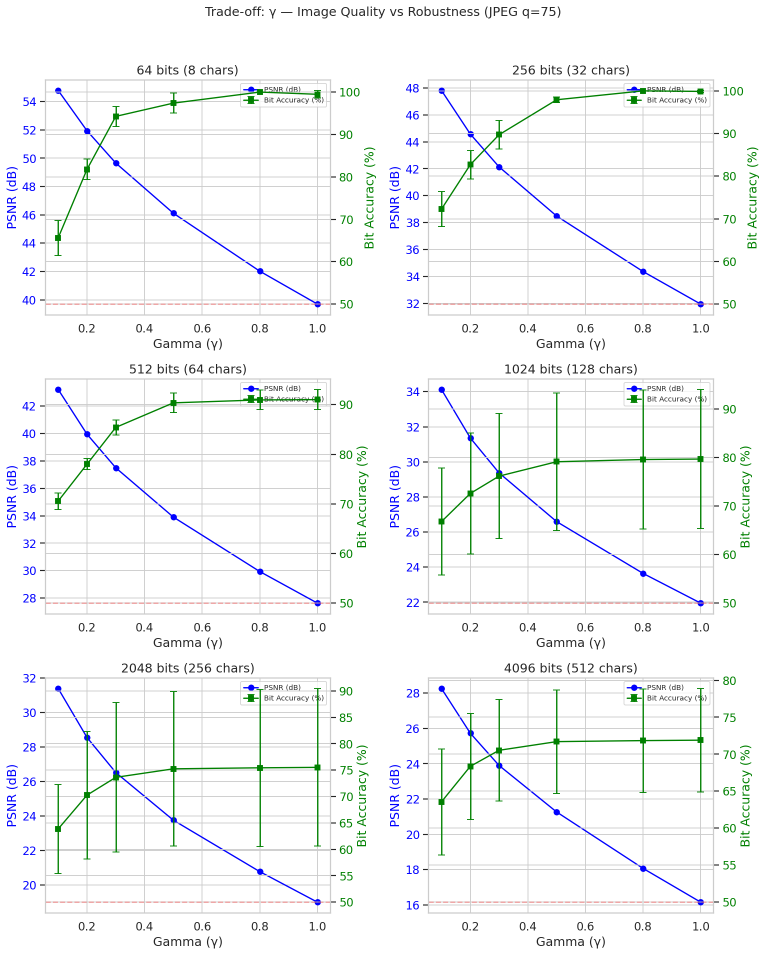
#> input picture images/gamma_optimum.png, 1532 x 1910 px (shown at 1/2 size)
$ python -i transforms.py   (imports and definitions only)
#> lines starting #> are read from the running program, lines starting #| are printed output that depends on the picture
#> further down, picture is the input picture: PIL image 1532x1910 RGBA; mean R, G, B, A 244.9, 246.6, 247, 255
"""
Image transforms simulating messenger platform perturbations.

Every public function has signature: (PIL.Image) -> PIL.Image
Use functools.partial or the factory helpers to bind parameters.
"""

import io
import numpy as np
from PIL import Image, ImageFilter, ImageEnhance
from functools import partial
from typing import Callable, List


# ---------------------------------------------------------------------------
# JPEG / WebP compression
# ---------------------------------------------------------------------------

# [34 lines left out: functions jpeg_compress, webp_compress, resize_attack, center_crop_resize, not called in this run]


def rotation_attack(image: Image.Image, angle: float = 2.0) -> Image.Image:
    """Rotate by a small angle, crop black borders, resize back."""
#> called with angle = 2
    w, h = image.size
#> w = 1532; h = 1910
    rotated = image.rotate(angle, resample=Image.BICUBIC, expand=True, fillcolor=(128, 128, 128))
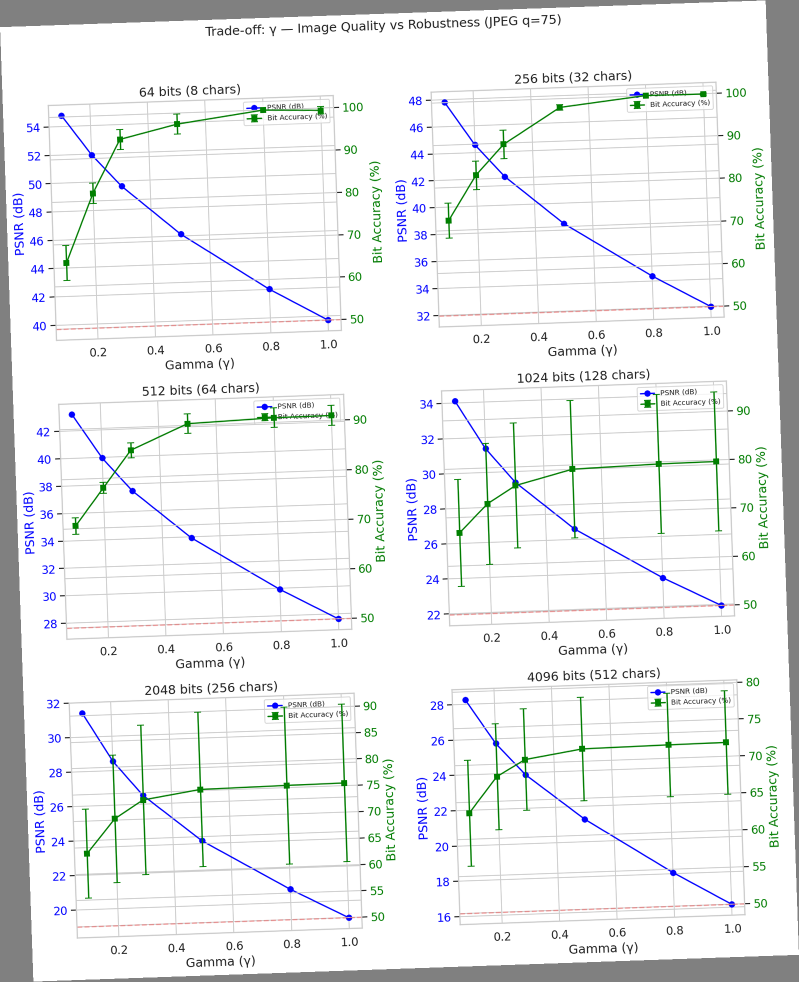
#> rotated: PIL image 1598x1964 RGBA (shown at 1/2 size); mean R, G, B, A 236.7, 238.2, 238.6, 255
    # Crop back to remove expanded borders (center crop to original aspect)
    rw, rh = rotated.size
#> rw = 1598; rh = 1964
    left = (rw - w) // 2
#> left = 33
    top = (rh - h) // 2
#> top = 27
    cropped = rotated.crop((left, top, left + w, top + h))
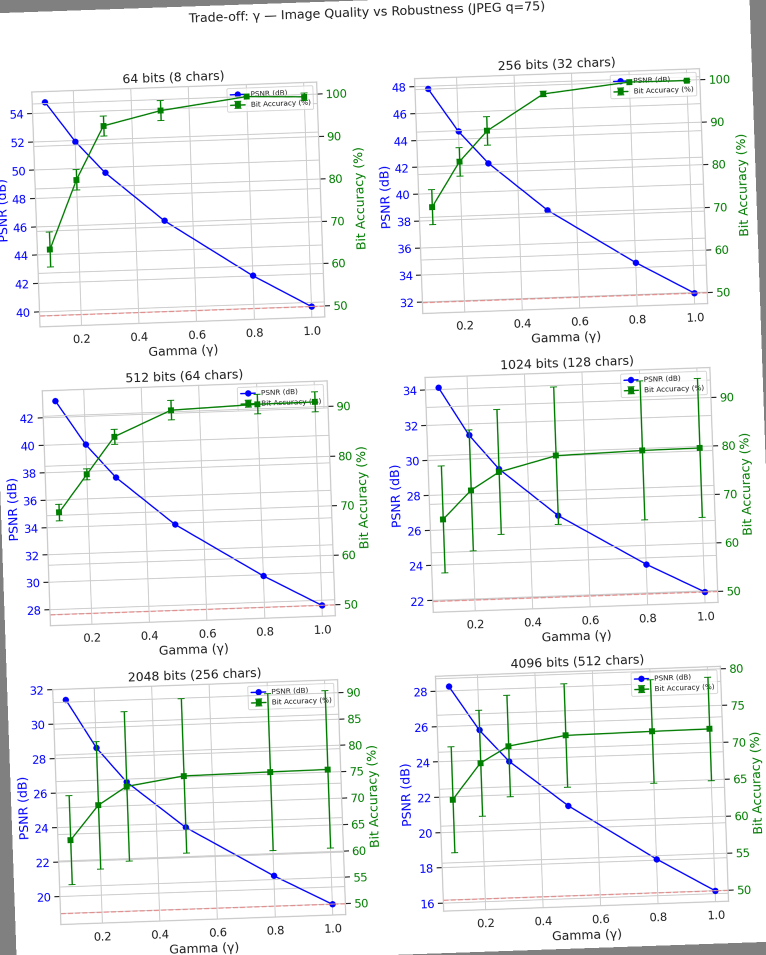
#> cropped: PIL image 1532x1910 RGBA (shown at 1/2 size); mean R, G, B, A 242.4, 244, 244.5, 255
    return cropped.resize((w, h), Image.BICUBIC)


# ---------------------------------------------------------------------------
# Pixel-domain noise & blur
# ---------------------------------------------------------------------------

# [53 lines left out: functions gaussian_noise, gaussian_blur, gaussian_blur_cv2, color_jitter, color_quantize, not called in this run]


# ---------------------------------------------------------------------------
# Identity (baseline)
# ---------------------------------------------------------------------------

def identity(image: Image.Image) -> Image.Image:
    """No-op transform (baseline measurement)."""
    return image.copy()


# ---------------------------------------------------------------------------
# Chaining combinator
# ---------------------------------------------------------------------------

# [7 lines left out: function chain_transforms, not called in this run]


# ---------------------------------------------------------------------------
# Factory helpers – bind parameters, return (Image -> Image) callables
# ---------------------------------------------------------------------------

def make_jpeg(quality: int) -> Callable:
    return partial(jpeg_compress, quality=quality)

def make_webp(quality: int) -> Callable:
    return partial(webp_compress, quality=quality)

def make_resize(scale: float) -> Callable:
    return partial(resize_attack, scale=scale)

def make_blur(kernel_size: int, sigma: float) -> Callable:
    return partial(gaussian_blur_cv2, kernel_size=kernel_size, sigma=sigma)

def make_noise(std: float) -> Callable:
    return partial(gaussian_noise, std=std)

# [4 lines left out: function make_color_jitter, not called in this run]

def make_crop(ratio: float) -> Callable:
    return partial(center_crop_resize, crop_ratio=ratio)

def make_rotation(angle: float) -> Callable:
    return partial(rotation_attack, angle=angle)

def make_quantize(levels: int) -> Callable:
    return partial(color_quantize, levels=levels)

>>> from PIL import Image
>>> picture = Image.open('../images/gamma_optimum.png')
>>> result = rotation_attack(picture)

$ run again, on images/q75.png
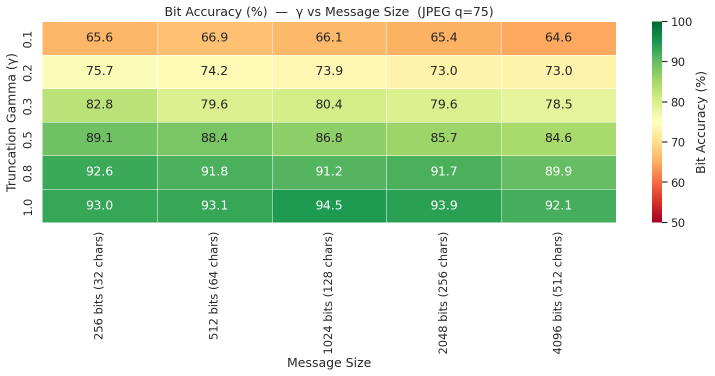
#> input picture images/q75.png, 1429 x 752 px (shown at 1/2 size)
#> picture is the input picture: PIL image 1429x752 RGBA; mean R, G, B, A 213.4, 228.6, 193, 255
#> in rotation_attack, `rotated = image.rotate(angle, resample=Image.BICUBIC, expand=True, fil..`:
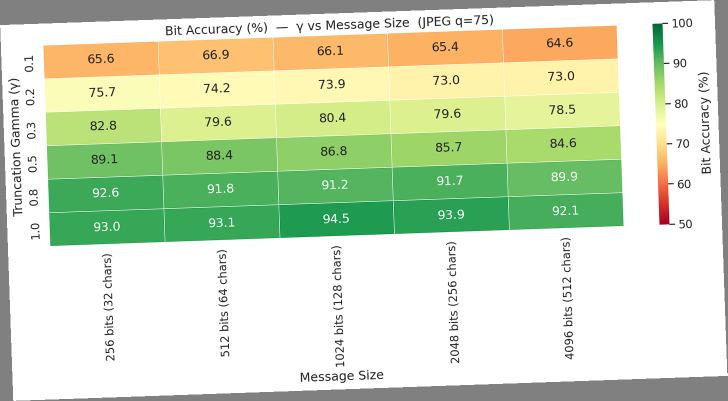
#> rotated: PIL image 1455x802 RGBA (shown at 1/2 size); mean R, G, B, A 206.4, 220.5, 187.6, 255
#> in rotation_attack, `cropped = rotated.crop((left, top, left + w, top + h))`:
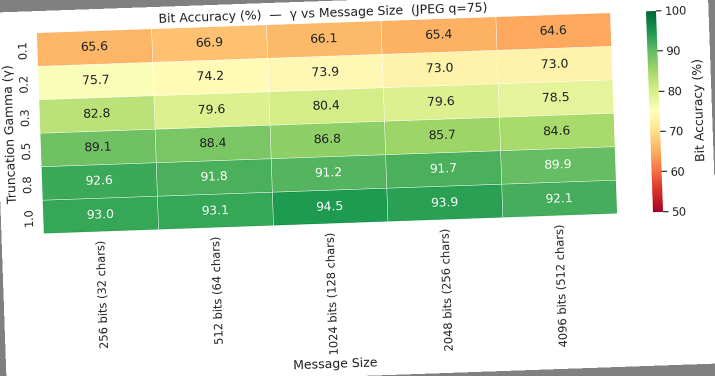
#> cropped: PIL image 1429x752 RGBA (shown at 1/2 size); mean R, G, B, A 210.5, 225.8, 190.1, 255
